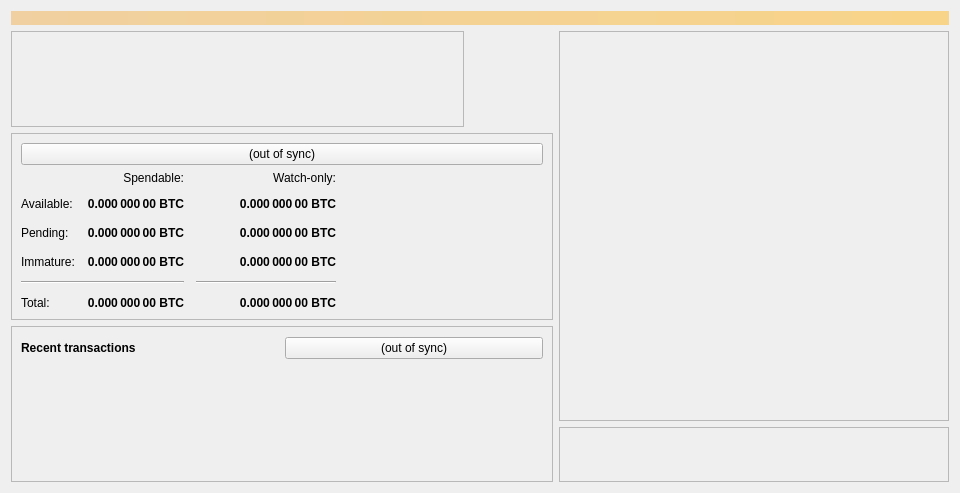
<?xml version="1.0" encoding="UTF-8"?>
<ui version="4.0">
 <class>OverviewPage</class>
 <widget class="QWidget" name="OverviewPage">
  <property name="geometry">
   <rect>
    <x>0</x>
    <y>0</y>
    <width>960</width>
    <height>489</height>
   </rect>
  </property>
  <property name="minimumSize">
   <size>
    <width>960</width>
    <height>0</height>
   </size>
  </property>
  <property name="windowTitle">
   <string>Form</string>
  </property>
  <layout class="QVBoxLayout" name="topLayout" stretch="0,0">
   <item>
    <widget class="QLabel" name="labelAlerts">
     <property name="minimumSize">
      <size>
       <width>0</width>
       <height>0</height>
      </size>
     </property>
     <property name="visible">
      <bool>false</bool>
     </property>
     <property name="styleSheet">
      <string notr="true">background-color: qlineargradient(x1: 0, y1: 0, x2: 1, y2: 0, stop:0 #F0D0A0, stop:1 #F8D488); color:#000000;</string>
     </property>
     <property name="wordWrap">
      <bool>true</bool>
     </property>
     <property name="margin">
      <number>3</number>
     </property>
    </widget>
   </item>
   <item>
    <layout class="QHBoxLayout" name="horizontalLayout" stretch="0,0">
     <item>
      <layout class="QVBoxLayout" name="verticalLayout_2" stretch="0,0,0">
       <property name="sizeConstraint">
        <enum>QLayout::SetFixedSize</enum>
       </property>
       <item>
        <widget class="QFrame" name="logoFrame">
         <property name="minimumSize">
          <size>
           <width>453</width>
           <height>96</height>
          </size>
         </property>
         <property name="maximumSize">
          <size>
           <width>453</width>
           <height>96</height>
          </size>
         </property>
         <property name="frameShape">
          <enum>QFrame::StyledPanel</enum>
         </property>
         <property name="frameShadow">
          <enum>QFrame::Raised</enum>
         </property>
         <widget class="QWidget" name="verticalLayoutWidget">
          <property name="geometry">
           <rect>
            <x>0</x>
            <y>0</y>
            <width>487</width>
            <height>98</height>
           </rect>
          </property>
          <layout class="QVBoxLayout" name="verticalLayout_5">
           <property name="sizeConstraint">
            <enum>QLayout::SetDefaultConstraint</enum>
           </property>
           <property name="leftMargin">
            <number>0</number>
           </property>
           <item alignment="Qt::AlignLeft">
            <widget class="QLabel" name="logo">
             <property name="minimumSize">
              <size>
               <width>433</width>
               <height>96</height>
              </size>
             </property>
             <property name="maximumSize">
              <size>
               <width>433</width>
               <height>96</height>
              </size>
             </property>
             <property name="baseSize">
              <size>
               <width>0</width>
               <height>0</height>
              </size>
             </property>
             <property name="text">
              <string/>
             </property>
             <property name="alignment">
              <set>Qt::AlignLeading|Qt::AlignLeft|Qt::AlignTop</set>
             </property>
             <property name="margin">
              <number>0</number>
             </property>
             <property name="indent">
              <number>-1</number>
             </property>
            </widget>
           </item>
          </layout>
         </widget>
        </widget>
       </item>
       <item>
        <widget class="QFrame" name="frame">
         <property name="sizePolicy">
          <sizepolicy hsizetype="Preferred" vsizetype="Fixed">
           <horstretch>0</horstretch>
           <verstretch>0</verstretch>
          </sizepolicy>
         </property>
         <property name="frameShape">
          <enum>QFrame::StyledPanel</enum>
         </property>
         <property name="frameShadow">
          <enum>QFrame::Raised</enum>
         </property>
         <layout class="QVBoxLayout" name="verticalLayout_4">
          <item>
           <layout class="QVBoxLayout" name="verticalLayout_6" stretch="0,0">
            <property name="sizeConstraint">
             <enum>QLayout::SetMinimumSize</enum>
            </property>
            <item>
             <widget class="QPushButton" name="labelWalletStatus">
              <property name="text">
               <string>(out of sync)</string>
              </property>
             </widget>
            </item>
            <item>
             <layout class="QGridLayout" name="gridLayout">
              <property name="spacing">
               <number>12</number>
              </property>
              <item row="4" column="2">
               <widget class="Line" name="lineWatchBalance">
                <property name="sizePolicy">
                 <sizepolicy hsizetype="Preferred" vsizetype="Fixed">
                  <horstretch>0</horstretch>
                  <verstretch>0</verstretch>
                 </sizepolicy>
                </property>
                <property name="minimumSize">
                 <size>
                  <width>140</width>
                  <height>0</height>
                 </size>
                </property>
                <property name="orientation">
                 <enum>Qt::Horizontal</enum>
                </property>
               </widget>
              </item>
              <item row="5" column="1">
               <widget class="QLabel" name="labelTotal">
                <property name="font">
                 <font>
                  <weight>75</weight>
                  <bold>true</bold>
                 </font>
                </property>
                <property name="cursor">
                 <cursorShape>IBeamCursor</cursorShape>
                </property>
                <property name="toolTip">
                 <string>Your current total balance</string>
                </property>
                <property name="text">
                 <string notr="true">0.000 000 00 BTC</string>
                </property>
                <property name="alignment">
                 <set>Qt::AlignRight|Qt::AlignTrailing|Qt::AlignVCenter</set>
                </property>
                <property name="textInteractionFlags">
                 <set>Qt::LinksAccessibleByMouse|Qt::TextSelectableByKeyboard|Qt::TextSelectableByMouse</set>
                </property>
               </widget>
              </item>
              <item row="4" column="0" colspan="2">
               <widget class="Line" name="lineSpendableBalance">
                <property name="orientation">
                 <enum>Qt::Horizontal</enum>
                </property>
               </widget>
              </item>
              <item row="5" column="0">
               <widget class="QLabel" name="labelTotalText">
                <property name="text">
                 <string>Total:</string>
                </property>
               </widget>
              </item>
              <item row="2" column="2">
               <widget class="QLabel" name="labelWatchPending">
                <property name="font">
                 <font>
                  <weight>75</weight>
                  <bold>true</bold>
                 </font>
                </property>
                <property name="cursor">
                 <cursorShape>IBeamCursor</cursorShape>
                </property>
                <property name="toolTip">
                 <string>Unconfirmed transactions to watch-only addresses</string>
                </property>
                <property name="text">
                 <string notr="true">0.000 000 00 BTC</string>
                </property>
                <property name="alignment">
                 <set>Qt::AlignRight|Qt::AlignTrailing|Qt::AlignVCenter</set>
                </property>
                <property name="textInteractionFlags">
                 <set>Qt::LinksAccessibleByMouse|Qt::TextSelectableByKeyboard|Qt::TextSelectableByMouse</set>
                </property>
               </widget>
              </item>
              <item row="2" column="1">
               <widget class="QLabel" name="labelUnconfirmed">
                <property name="font">
                 <font>
                  <weight>75</weight>
                  <bold>true</bold>
                 </font>
                </property>
                <property name="cursor">
                 <cursorShape>IBeamCursor</cursorShape>
                </property>
                <property name="toolTip">
                 <string>Total of transactions that have yet to be confirmed, and do not yet count toward the spendable balance</string>
                </property>
                <property name="text">
                 <string notr="true">0.000 000 00 BTC</string>
                </property>
                <property name="alignment">
                 <set>Qt::AlignRight|Qt::AlignTrailing|Qt::AlignVCenter</set>
                </property>
                <property name="textInteractionFlags">
                 <set>Qt::LinksAccessibleByMouse|Qt::TextSelectableByKeyboard|Qt::TextSelectableByMouse</set>
                </property>
               </widget>
              </item>
              <item row="3" column="2">
               <widget class="QLabel" name="labelWatchImmature">
                <property name="font">
                 <font>
                  <weight>75</weight>
                  <bold>true</bold>
                 </font>
                </property>
                <property name="cursor">
                 <cursorShape>IBeamCursor</cursorShape>
                </property>
                <property name="toolTip">
                 <string>Staked or masternode rewards in watch-only addresses that has not yet matured</string>
                </property>
                <property name="text">
                 <string notr="true">0.000 000 00 BTC</string>
                </property>
                <property name="alignment">
                 <set>Qt::AlignRight|Qt::AlignTrailing|Qt::AlignVCenter</set>
                </property>
                <property name="textInteractionFlags">
                 <set>Qt::LinksAccessibleByMouse|Qt::TextSelectableByKeyboard|Qt::TextSelectableByMouse</set>
                </property>
               </widget>
              </item>
              <item row="3" column="1">
               <widget class="QLabel" name="labelImmature">
                <property name="font">
                 <font>
                  <weight>75</weight>
                  <bold>true</bold>
                 </font>
                </property>
                <property name="cursor">
                 <cursorShape>IBeamCursor</cursorShape>
                </property>
                <property name="toolTip">
                 <string>Staked or masternode rewards that has not yet matured</string>
                </property>
                <property name="text">
                 <string notr="true">0.000 000 00 BTC</string>
                </property>
                <property name="alignment">
                 <set>Qt::AlignRight|Qt::AlignTrailing|Qt::AlignVCenter</set>
                </property>
                <property name="textInteractionFlags">
                 <set>Qt::LinksAccessibleByMouse|Qt::TextSelectableByKeyboard|Qt::TextSelectableByMouse</set>
                </property>
               </widget>
              </item>
              <item row="0" column="2">
               <widget class="QLabel" name="labelWatchonly">
                <property name="text">
                 <string>Watch-only:</string>
                </property>
                <property name="alignment">
                 <set>Qt::AlignRight|Qt::AlignTrailing|Qt::AlignVCenter</set>
                </property>
               </widget>
              </item>
              <item row="1" column="0">
               <widget class="QLabel" name="labelBalanceText">
                <property name="text">
                 <string>Available:</string>
                </property>
               </widget>
              </item>
              <item row="0" column="1">
               <widget class="QLabel" name="labelSpendable">
                <property name="text">
                 <string>Spendable:</string>
                </property>
                <property name="alignment">
                 <set>Qt::AlignRight|Qt::AlignTrailing|Qt::AlignVCenter</set>
                </property>
               </widget>
              </item>
              <item row="5" column="2">
               <widget class="QLabel" name="labelWatchTotal">
                <property name="font">
                 <font>
                  <weight>75</weight>
                  <bold>true</bold>
                 </font>
                </property>
                <property name="cursor">
                 <cursorShape>IBeamCursor</cursorShape>
                </property>
                <property name="toolTip">
                 <string>Current total balance in watch-only addresses</string>
                </property>
                <property name="text">
                 <string notr="true">0.000 000 00 BTC</string>
                </property>
                <property name="alignment">
                 <set>Qt::AlignRight|Qt::AlignTrailing|Qt::AlignVCenter</set>
                </property>
                <property name="textInteractionFlags">
                 <set>Qt::LinksAccessibleByMouse|Qt::TextSelectableByKeyboard|Qt::TextSelectableByMouse</set>
                </property>
               </widget>
              </item>
              <item row="1" column="1">
               <widget class="QLabel" name="labelBalance">
                <property name="font">
                 <font>
                  <weight>75</weight>
                  <bold>true</bold>
                 </font>
                </property>
                <property name="cursor">
                 <cursorShape>IBeamCursor</cursorShape>
                </property>
                <property name="toolTip">
                 <string>Your current spendable balance</string>
                </property>
                <property name="text">
                 <string notr="true">0.000 000 00 BTC</string>
                </property>
                <property name="alignment">
                 <set>Qt::AlignRight|Qt::AlignTrailing|Qt::AlignVCenter</set>
                </property>
                <property name="textInteractionFlags">
                 <set>Qt::LinksAccessibleByMouse|Qt::TextSelectableByKeyboard|Qt::TextSelectableByMouse</set>
                </property>
               </widget>
              </item>
              <item row="1" column="2">
               <widget class="QLabel" name="labelWatchAvailable">
                <property name="font">
                 <font>
                  <weight>75</weight>
                  <bold>true</bold>
                 </font>
                </property>
                <property name="cursor">
                 <cursorShape>IBeamCursor</cursorShape>
                </property>
                <property name="toolTip">
                 <string>Your current balance in watch-only addresses</string>
                </property>
                <property name="text">
                 <string notr="true">0.000 000 00 BTC</string>
                </property>
                <property name="alignment">
                 <set>Qt::AlignRight|Qt::AlignTrailing|Qt::AlignVCenter</set>
                </property>
                <property name="textInteractionFlags">
                 <set>Qt::LinksAccessibleByMouse|Qt::TextSelectableByKeyboard|Qt::TextSelectableByMouse</set>
                </property>
               </widget>
              </item>
              <item row="3" column="0">
               <widget class="QLabel" name="labelImmatureText">
                <property name="text">
                 <string>Immature:</string>
                </property>
               </widget>
              </item>
              <item row="2" column="0">
               <widget class="QLabel" name="labelPendingText">
                <property name="text">
                 <string>Pending:</string>
                </property>
               </widget>
              </item>
              <item row="2" column="3">
               <spacer name="horizontalSpacer_2">
                <property name="orientation">
                 <enum>Qt::Horizontal</enum>
                </property>
                <property name="sizeHint" stdset="0">
                 <size>
                  <width>40</width>
                  <height>20</height>
                 </size>
                </property>
               </spacer>
              </item>
             </layout>
            </item>
           </layout>
          </item>
         </layout>
        </widget>
       </item>
       <item>
        <widget class="QFrame" name="frame_2">
         <property name="sizePolicy">
          <sizepolicy hsizetype="Preferred" vsizetype="Ignored">
           <horstretch>0</horstretch>
           <verstretch>0</verstretch>
          </sizepolicy>
         </property>
         <property name="frameShape">
          <enum>QFrame::StyledPanel</enum>
         </property>
         <property name="frameShadow">
          <enum>QFrame::Raised</enum>
         </property>
         <layout class="QVBoxLayout" name="verticalLayout">
          <item>
           <spacer name="verticalSpacer_3">
            <property name="orientation">
             <enum>Qt::Vertical</enum>
            </property>
            <property name="sizeType">
             <enum>QSizePolicy::Fixed</enum>
            </property>
            <property name="sizeHint" stdset="0">
             <size>
              <width>20</width>
              <height>1</height>
             </size>
            </property>
           </spacer>
          </item>
          <item>
           <layout class="QVBoxLayout" name="verticalLayout_7" stretch="0,0">
            <property name="sizeConstraint">
             <enum>QLayout::SetFixedSize</enum>
            </property>
            <property name="topMargin">
             <number>0</number>
            </property>
            <item>
             <layout class="QHBoxLayout" name="horizontalLayout_2">
              <property name="sizeConstraint">
               <enum>QLayout::SetFixedSize</enum>
              </property>
              <item>
               <widget class="QLabel" name="label_4">
                <property name="sizePolicy">
                 <sizepolicy hsizetype="Preferred" vsizetype="Fixed">
                  <horstretch>0</horstretch>
                  <verstretch>0</verstretch>
                 </sizepolicy>
                </property>
                <property name="font">
                 <font>
                  <weight>75</weight>
                  <bold>true</bold>
                 </font>
                </property>
                <property name="text">
                 <string>Recent transactions</string>
                </property>
               </widget>
              </item>
              <item>
               <widget class="QPushButton" name="labelTransactionsStatus">
                <property name="text">
                 <string>(out of sync)</string>
                </property>
               </widget>
              </item>
             </layout>
            </item>
            <item alignment="Qt::AlignTop">
             <widget class="QListView" name="listTransactions">
              <property name="sizePolicy">
               <sizepolicy hsizetype="Expanding" vsizetype="Expanding">
                <horstretch>0</horstretch>
                <verstretch>0</verstretch>
               </sizepolicy>
              </property>
              <property name="minimumSize">
               <size>
                <width>361</width>
                <height>0</height>
               </size>
              </property>
              <property name="maximumSize">
               <size>
                <width>361</width>
                <height>145</height>
               </size>
              </property>
              <property name="styleSheet">
               <string notr="true">QListView { background: transparent; }</string>
              </property>
              <property name="frameShape">
               <enum>QFrame::NoFrame</enum>
              </property>
              <property name="verticalScrollBarPolicy">
               <enum>Qt::ScrollBarAlwaysOff</enum>
              </property>
              <property name="horizontalScrollBarPolicy">
               <enum>Qt::ScrollBarAlwaysOff</enum>
              </property>
              <property name="sizeAdjustPolicy">
               <enum>QAbstractScrollArea::AdjustToContentsOnFirstShow</enum>
              </property>
              <property name="selectionMode">
               <enum>QAbstractItemView::NoSelection</enum>
              </property>
              <property name="resizeMode">
               <enum>QListView::Adjust</enum>
              </property>
             </widget>
            </item>
           </layout>
          </item>
         </layout>
        </widget>
       </item>
      </layout>
     </item>
     <item>
      <layout class="QVBoxLayout" name="verticalLayout_3" stretch="1,0">
       <item alignment="Qt::AlignHCenter|Qt::AlignVCenter">
        <widget class="QFrame" name="frame_3">
         <property name="minimumSize">
          <size>
           <width>390</width>
           <height>390</height>
          </size>
         </property>
         <property name="maximumSize">
          <size>
           <width>390</width>
           <height>390</height>
          </size>
         </property>
         <property name="frameShape">
          <enum>QFrame::StyledPanel</enum>
         </property>
         <property name="frameShadow">
          <enum>QFrame::Raised</enum>
         </property>
         <widget class="QWidget" name="verticalLayoutWidget_3">
          <property name="geometry">
           <rect>
            <x>1</x>
            <y>0</y>
            <width>392</width>
            <height>392</height>
           </rect>
          </property>
          <layout class="QVBoxLayout" name="verticalLayout_9" stretch="1">
           <property name="sizeConstraint">
            <enum>QLayout::SetMinimumSize</enum>
           </property>
           <item alignment="Qt::AlignHCenter|Qt::AlignVCenter">
            <widget class="QLabel" name="logoIcon">
             <property name="minimumSize">
              <size>
               <width>390</width>
               <height>390</height>
              </size>
             </property>
             <property name="maximumSize">
              <size>
               <width>390</width>
               <height>390</height>
              </size>
             </property>
             <property name="text">
              <string/>
             </property>
            </widget>
           </item>
          </layout>
         </widget>
        </widget>
       </item>
       <item alignment="Qt::AlignHCenter|Qt::AlignBottom">
        <widget class="QFrame" name="frame_4">
         <property name="minimumSize">
          <size>
           <width>390</width>
           <height>55</height>
          </size>
         </property>
         <property name="maximumSize">
          <size>
           <width>390</width>
           <height>48</height>
          </size>
         </property>
         <property name="frameShape">
          <enum>QFrame::StyledPanel</enum>
         </property>
         <property name="frameShadow">
          <enum>QFrame::Raised</enum>
         </property>
         <widget class="QWidget" name="horizontalLayoutWidget">
          <property name="geometry">
           <rect>
            <x>-4</x>
            <y>1</y>
            <width>401</width>
            <height>61</height>
           </rect>
          </property>
          <layout class="QHBoxLayout" name="horizontalLayout_4">
           <property name="sizeConstraint">
            <enum>QLayout::SetMinimumSize</enum>
           </property>
           <item>
            <widget class="QLabel" name="web">
             <property name="minimumSize">
              <size>
               <width>36</width>
               <height>36</height>
              </size>
             </property>
             <property name="maximumSize">
              <size>
               <width>36</width>
               <height>36</height>
              </size>
             </property>
             <property name="baseSize">
              <size>
               <width>0</width>
               <height>0</height>
              </size>
             </property>
             <property name="cursor">
              <cursorShape>PointingHandCursor</cursorShape>
             </property>
             <property name="toolTip">
              <string>Visit the official emrals Website.</string>
             </property>
             <property name="text">
              <string>&lt;a id=&quot;web&quot; href=&quot;https://www.emrals.io&quot;&gt;&lt;img src=&quot;:/icons/blank&quot; width=&quot;36&quot; height=&quot;36&quot;&gt;&lt;/a&gt;</string>
             </property>
             <property name="alignment">
              <set>Qt::AlignLeading|Qt::AlignLeft|Qt::AlignVCenter</set>
             </property>
             <property name="openExternalLinks">
              <bool>true</bool>
             </property>
            </widget>
           </item>
           <item>
            <widget class="QLabel" name="platform">
             <property name="minimumSize">
              <size>
               <width>36</width>
               <height>36</height>
              </size>
             </property>
             <property name="maximumSize">
              <size>
               <width>36</width>
               <height>36</height>
              </size>
             </property>
             <property name="baseSize">
              <size>
               <width>0</width>
               <height>0</height>
              </size>
             </property>
             <property name="cursor">
              <cursorShape>PointingHandCursor</cursorShape>
             </property>
             <property name="toolTip">
              <string>&lt;html&gt;&lt;head/&gt;&lt;body&gt;&lt;p&gt;Visit the official emrals  Platform.&lt;/p&gt;&lt;/body&gt;&lt;/html&gt;</string>
             </property>
             <property name="text">
              <string>&lt;a id=&quot;platform&quot; href=&quot;https://www.emrals.pro&quot;&gt;&lt;img src=&quot;:/icons/blank&quot; width=&quot;36&quot; height=&quot;36&quot;&gt;&lt;/a&gt;</string>
             </property>
             <property name="alignment">
              <set>Qt::AlignLeading|Qt::AlignLeft|Qt::AlignVCenter</set>
             </property>
             <property name="openExternalLinks">
              <bool>true</bool>
             </property>
            </widget>
           </item>
           <item>
            <widget class="QLabel" name="discord">
             <property name="minimumSize">
              <size>
               <width>36</width>
               <height>36</height>
              </size>
             </property>
             <property name="maximumSize">
              <size>
               <width>36</width>
               <height>36</height>
              </size>
             </property>
             <property name="toolTip">
              <string>&lt;html&gt;&lt;head/&gt;&lt;body&gt;&lt;p&gt;Join the official emrals Discord Community.&lt;/p&gt;&lt;/body&gt;&lt;/html&gt;</string>
             </property>
             <property name="text">
              <string>&lt;a id=&quot;discord&quot; href=&quot;https://discord.gg/vVqU7b7&quot;&gt;&lt;img src=&quot;:/icons/blank&quot; width=&quot;36&quot; height=&quot;36&quot;&gt;&lt;/a&gt;</string>
             </property>
             <property name="openExternalLinks">
              <bool>true</bool>
             </property>
            </widget>
           </item>
           <item>
            <widget class="QLabel" name="telegram">
             <property name="minimumSize">
              <size>
               <width>36</width>
               <height>36</height>
              </size>
             </property>
             <property name="maximumSize">
              <size>
               <width>36</width>
               <height>36</height>
              </size>
             </property>
             <property name="toolTip">
              <string>&lt;html&gt;&lt;head/&gt;&lt;body&gt;&lt;p&gt;Join the official emrals Telegram Group.&lt;/p&gt;&lt;/body&gt;&lt;/html&gt;</string>
             </property>
             <property name="text">
              <string>&lt;a id=&quot;telegram&quot; href=&quot;https://t.me/joinchat/JN8SKE2LzFruJ2Afqme3HQ&quot;&gt;&lt;img src=&quot;:/icons/blank&quot; width=&quot;36&quot; height=&quot;36&quot;&gt;&lt;/a&gt;</string>
             </property>
             <property name="openExternalLinks">
              <bool>true</bool>
             </property>
            </widget>
           </item>
           <item>
            <widget class="QLabel" name="twitter">
             <property name="minimumSize">
              <size>
               <width>36</width>
               <height>36</height>
              </size>
             </property>
             <property name="maximumSize">
              <size>
               <width>36</width>
               <height>36</height>
              </size>
             </property>
             <property name="toolTip">
              <string>Follow emrals on Twitter.</string>
             </property>
             <property name="text">
              <string>&lt;a id=&quot;twitter&quot; href=&quot;https://twitter.com/emrals&quot;&gt;&lt;img src=&quot;:/icons/blank&quot; width=&quot;36&quot; height=&quot;36&quot;&gt;&lt;/a&gt;</string>
             </property>
             <property name="openExternalLinks">
              <bool>true</bool>
             </property>
            </widget>
           </item>
           <item>
            <widget class="QLabel" name="facebook">
             <property name="minimumSize">
              <size>
               <width>36</width>
               <height>36</height>
              </size>
             </property>
             <property name="maximumSize">
              <size>
               <width>36</width>
               <height>36</height>
              </size>
             </property>
             <property name="toolTip">
              <string>Follow emrals on Facebook.</string>
             </property>
             <property name="text">
              <string>&lt;a id=&quot;facebook&quot; href=&quot;https://www.facebook.com/emrals&quot;&gt;&lt;img src=&quot;:/icons/blank&quot; width=&quot;36&quot; height=&quot;36&quot;&gt;&lt;/a&gt;</string>
             </property>
             <property name="openExternalLinks">
              <bool>true</bool>
             </property>
            </widget>
           </item>
          </layout>
         </widget>
        </widget>
       </item>
      </layout>
     </item>
    </layout>
   </item>
  </layout>
 </widget>
 <resources>
  <include location="../emrals.qrc"/>
 </resources>
 <connections/>
</ui>
